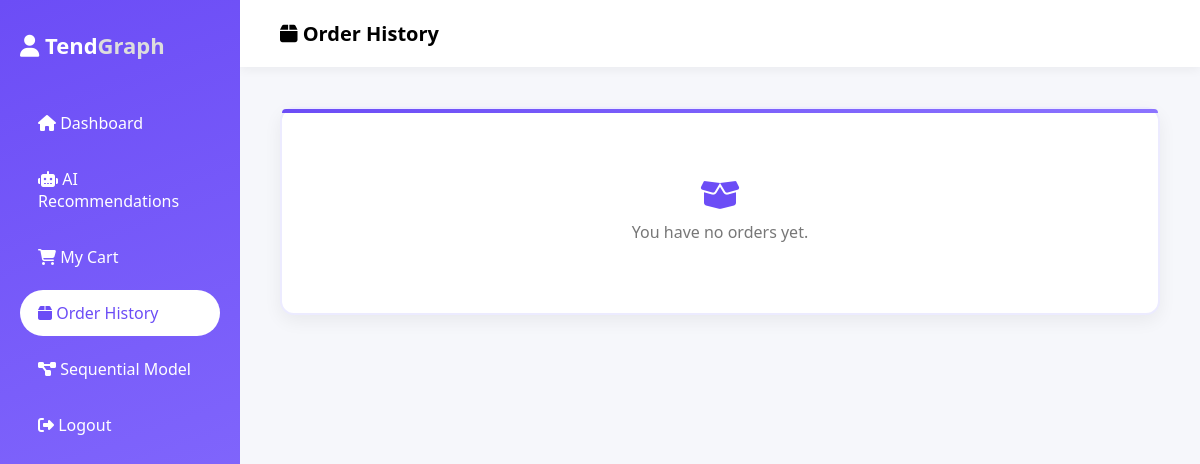
/buyer_orders (signed in), run on an earlier commit of the app's database.
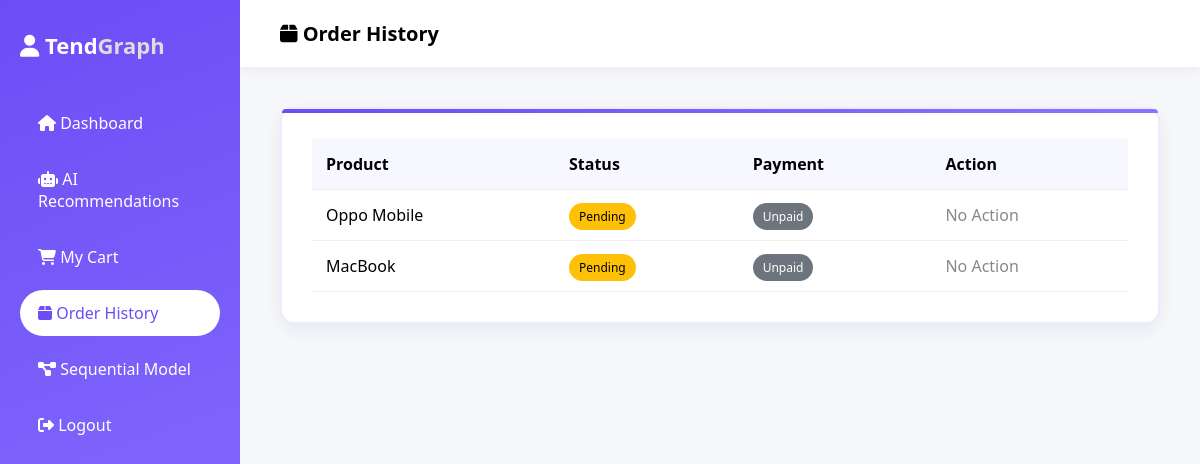
And on a later commit of the database.
### tables this page shows
CREATE TABLE `orders` (
  `id` INTEGER PRIMARY KEY AUTOINCREMENT,
  `buyer_id` INTEGER DEFAULT NULL,
  `seller_id` INTEGER DEFAULT NULL,
  `product_id` INTEGER DEFAULT NULL,
  `price` float default NULL,
  `status` varchar(20) default 'pending',
  `payment_status` varchar(20) default 'unpaid',
  `created_at` timestamp NOT NULL default CURRENT_TIMESTAMP
);

CREATE TABLE `products` (
  `id` INTEGER PRIMARY KEY AUTOINCREMENT,
  `seller_id` INTEGER DEFAULT NULL,
  `name` varchar(200) default NULL,
  `price` float default NULL,
  `specification` text,
  `image` varchar(200) default NULL,
  `created_at` timestamp NOT NULL default CURRENT_TIMESTAMP
);

### modules/buyer.py (the view)
@buyer_bp.route("/buyer_orders")
def buyer_orders():
    conn=get_db()
    cur=conn.cursor()
    cur.execute("""
    SELECT orders.*,products.name,products.image
    FROM orders
    JOIN products ON products.id=orders.product_id
    WHERE buyer_id=?
    """,(session["buyer"],))
    orders=cur.fetchall()
    return render_template("buyer_orders.html",orders=orders)

### modules/utils.py (called while the page is built)
def dict_factory(cursor, row):
    d = {}
    for idx, col in enumerate(cursor.description):
        d[col[0]] = row[idx]
    return d

def get_db():
    conn=sqlite3.connect("purchasing_tendency.db", check_same_thread=False)
    conn.row_factory = dict_factory
    return conn

### templates/buyer_orders.html (shortened to what this page needs)
<!DOCTYPE html>
<html>
<head>
<link rel="stylesheet" href="https://cdnjs.cloudflare.com/ajax/libs/font-awesome/6.5.0/css/all.min.css">
</head>
<body>
<div class="sidebar">
<div class="logo">
<i class="fa fa-user"></i> Tend<span>Graph</span>
</div>
<a href="/buyer_dashboard">
<i class="fa fa-home"></i> Dashboard
</a>
<a href="/recommendations">
<i class="fa fa-robot"></i> AI Recommendations
</a>
<a href="/cart">
<i class="fa fa-shopping-cart"></i> My Cart
</a>
<a href="/buyer_orders" class="active">
<i class="fa fa-box"></i> Order History
</a>
<a href="/seq">
<i class="fa fa-project-diagram"></i> Sequential Model
</a>
<a href="/logout">
<i class="fa fa-sign-out-alt"></i> Logout
</a>
</div>
<div class="main">
<div class="header">
<i class="fa fa-box"></i> Order History
</div>
<div class="content">
<div class="order-container">
{% if orders %}
<table>
<tr>
<th>Product</th>
<th>Status</th>
<th>Payment</th>
<th>Action</th>
</tr>
{% for o in orders %}
<tr>
<td>{{o.name}}</td>
<td>
{% if o.status == 'approved' %}
<span class="badge badge-success">Approved</span>
{% elif o.status == 'rejected' %}
<span class="badge badge-danger">Rejected</span>
{% else %}
<span class="badge badge-warning">Pending</span>
{% endif %}
</td>
<td>
{% if o.payment_status == 'paid' %}
<span class="badge badge-paid">Paid</span>
{% else %}
<span class="badge badge-unpaid">Unpaid</span>
{% endif %}
</td>
<td>
{% if o.status == 'approved' and o.payment_status == 'unpaid' %}
<a href="/pay/{{o.id}}" class="pay-btn">
<i class="fa fa-credit-card"></i> Pay via UPI
</a>
{% else %}
<span style="color:#888">No Action</span>
{% endif %}
</td>
</tr>
{% endfor %}
</table>
{% else %}
<div class="empty">
<i class="fa fa-box-open fa-2x"></i>
<p>You have no orders yet.</p>
</div>
{% endif %}
</div>
</div>
</div>
</body>
</html>

What changed in the data, as far as the page shows it:
added orders: name "Oppo Mobile", status "Pending", payment_status "Unpaid"
added orders: name "MacBook", status "Pending", payment_status "Unpaid"
Also different on the page:
text no longer shown: "You have no orders yet."
text now shown: "Product Status Payment Action"
